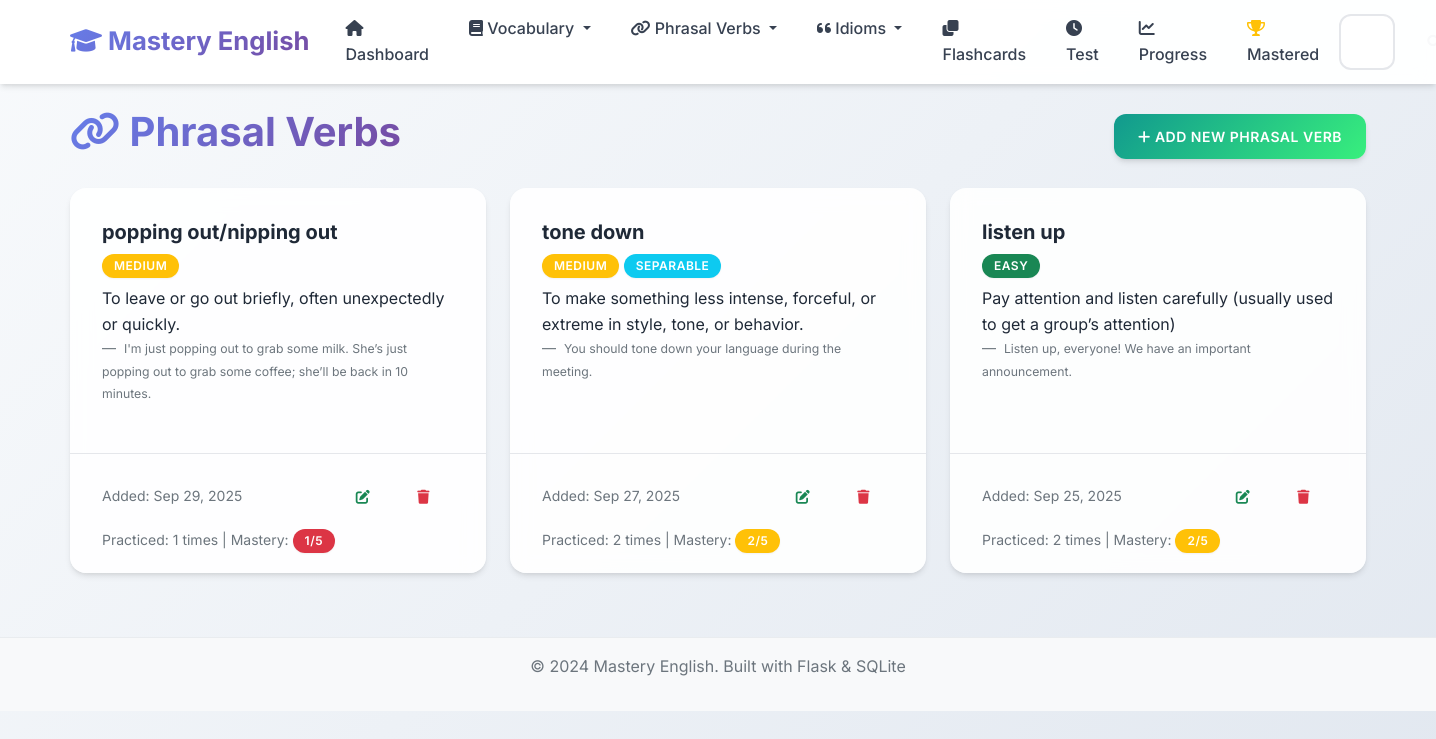
/phrasal-verbs, run on an earlier commit of the app's database.
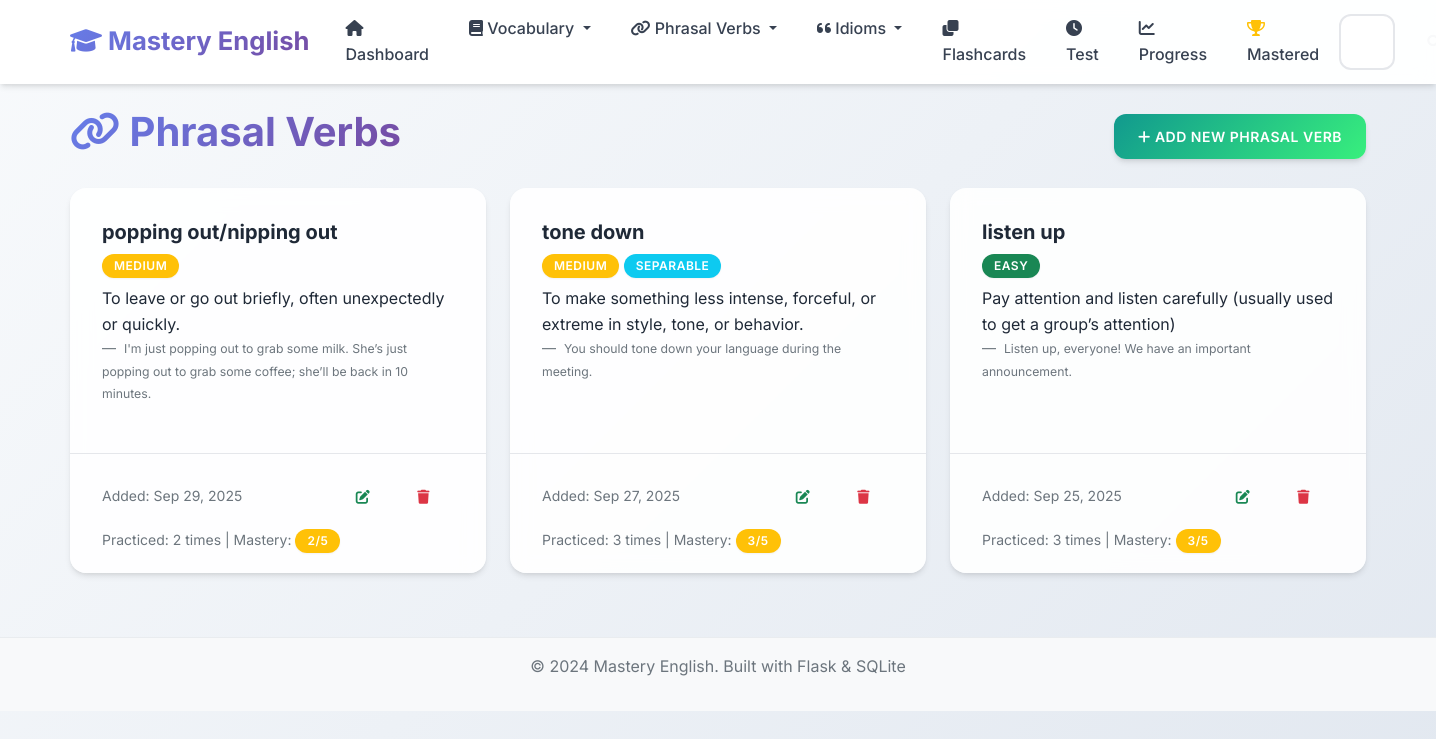
And on a later commit of the database.
### app.py (models this page shows, shortened)
class PhrasalVerb(db.Model):
    __tablename__ = 'phrasal_verbs'
    id = db.Column(db.Integer, primary_key=True)
    phrasal_verb = db.Column(db.String(100), nullable=False)
    meaning = db.Column(db.Text, nullable=False)
    example_sentence = db.Column(db.Text)
    separable = db.Column(db.Boolean, default=False)
    difficulty_level = db.Column(db.String(20), default='medium')
    date_added = db.Column(db.DateTime, default=datetime.utcnow)
    times_practiced = db.Column(db.Integer, default=0)
    last_practiced = db.Column(db.DateTime)
    mastery_level = db.Column(db.Integer, default=0)

### app.py (the view)
@app.route('/phrasal-verbs')
def phrasal_verbs_list():
    page = request.args.get('page', 1, type=int)
    phrasal_verbs = PhrasalVerb.query.order_by(PhrasalVerb.date_added.desc()).paginate(
        page=page, per_page=10, error_out=False)
    return render_template('phrasal_verbs_list.html', phrasal_verbs=phrasal_verbs)

### templates/phrasal_verbs_list.html (shortened to what this page needs)
{% extends "base.html" %}
{% block content %}
<div class="row">
    <div class="col-12">
        <div class="d-flex justify-content-between align-items-center mb-4">
            <h1>
                <i class="fas fa-link"></i> Phrasal Verbs
            </h1>
            <a href="{{ url_for('add_phrasal_verb') }}" class="btn btn-success">
                <i class="fas fa-plus"></i> Add New Phrasal Verb
            </a>
        </div>
    </div>
</div>
{% if phrasal_verbs.items %}
    <div class="row">
        {% for phrasal in phrasal_verbs.items %}
            <div class="col-md-6 col-lg-4 mb-3">
                <div class="card h-100">
                    <div class="card-body">
                        <h5 class="card-title">{{ phrasal.phrasal_verb }}</h5>
                        <span class="badge bg-{% if phrasal.difficulty_level == 'easy' %}success{% elif phrasal.difficulty_level == 'hard' %}danger{% else %}warning{% endif %} mb-2">
                            {{ phrasal.difficulty_level.title() }}
                        </span>
                        {% if phrasal.separable %}
                            <span class="badge bg-info mb-2">Separable</span>
                        {% endif %}
                        <p class="card-text">{{ phrasal.meaning }}</p>
                        {% if phrasal.example_sentence %}
                            <blockquote class="blockquote-footer">
                                <small>{{ phrasal.example_sentence }}</small>
                            </blockquote>
                        {% endif %}
                    </div>
                    <div class="card-footer bg-transparent">
                        <div class="d-flex justify-content-between align-items-center">
                            <small class="text-muted">
                                Added: {{ phrasal.date_added.strftime('%b %d, %Y') }}
                            </small>
                            <div class="btn-group" role="group">
                                <a href="{{ url_for('edit_phrasal_verb', id=phrasal.id) }}" class="btn btn-sm btn-outline-success">
                                    <i class="fas fa-edit"></i>
                                </a>
                                <button type="button" class="btn btn-sm btn-outline-danger" onclick="confirmDelete('{{ phrasal.phrasal_verb }}', '{{ url_for('delete_phrasal_verb', id=phrasal.id) }}')">
                                    <i class="fas fa-trash"></i>
                                </button>
                            </div>
                        </div>
                        {% if phrasal.times_practiced > 0 %}
                            <div class="mt-2">
                                <small class="text-muted">
                                    Practiced: {{ phrasal.times_practiced }} times
                                    | Mastery:
                                    <span class="badge bg-{% if phrasal.mastery_level >= 4 %}success{% elif phrasal.mastery_level >= 2 %}warning{% else %}danger{% endif %}">
                                        {{ phrasal.mastery_level }}/5
                                    </span>
                                </small>
                            </div>
                        {% endif %}
                    </div>
                </div>
            </div>
        {% endfor %}
    </div>
{% endif %}
{% endblock %}

What changed in the data, as far as the page shows it:
changed PhrasalVerb "popping out/nipping out": times_practiced "1" → "2"; mastery_level "1" → "2"
changed PhrasalVerb "tone down": times_practiced "2" → "3"; mastery_level "2" → "3"
changed PhrasalVerb "listen up": times_practiced "2" → "3"; mastery_level "2" → "3"
